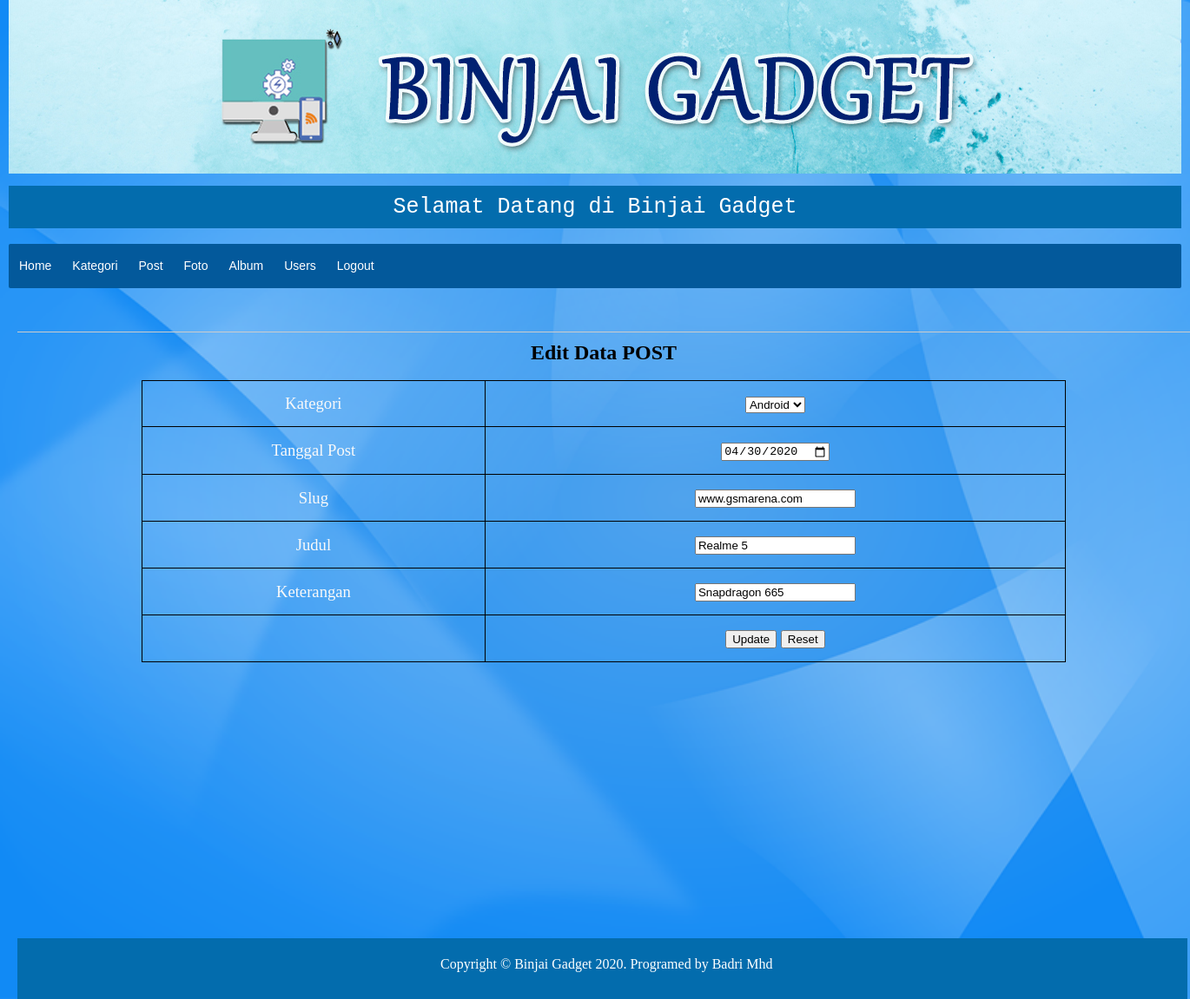
The app's page /dashboard.php?halaman=post_edit&id=1 with its own data.
### tables this page shows
CREATE TABLE `tb_post` (
  `post_id` int(11) NOT NULL,
  `cat_id` int(11) DEFAULT NULL,
  `post_date` date NOT NULL,
  `post_slug` varchar(25) NOT NULL,
  `post_title` varchar(100) NOT NULL,
  `post_text` text NOT NULL
);

### dashboard.php (called while the page is built, shortened)
<?php
require_once "layout/dashboard.php";

### app/Controller.php (called while the page is built, shortened)
<?php
class Controller{
	public function __construct() {
		try {
			$this->db = new PDO("mysql:host=localhost;dbname=sigadget", "root", "");
		} catch (Exception $e) {
			die("error! " . $e->getMessage());
		}
  	}
}

### app/Kategori.php (called while the page is built, shortened)
<?php
class Kategori extends Controller{
	public function tampil()
	{
		$sql= "SELECT * FROM tb_category";
		$stmt= $this->db->prepare($sql);
		$stmt->execute();
		$data = [];
		while ($rows = $stmt->fetch()){
			$data[] = $rows;
		}
		return $data;
	}
}
 ?>

### app/Post.php (called while the page is built, shortened)
<?php
class Post extends Controller{
	public function edit($id)
	{
		$sql = "SELECT * FROM tb_post WHERE post_id=:post_id";
		$stmt= $this->db->prepare($sql);
		$stmt->bindParam(":post_id", $id);
		$stmt->execute();
		$row = $stmt->fetch();
		return $row;
	}
}
 ?>

### post_edit.php (the view, shortened to what this page needs)
<?php
$id = $_GET['id'];
$post = new app\Post();
$rows = $post->edit($id);
$kategori = new app\Kategori();
$rowKategori = $kategori->tampil();
?>
<html>
<link rel="stylesheet"href="layout/assets/css/style.css">
<head>
</head>
<body>
	<div class="utama">
	<div class="isi">
		<h2 align="center">Edit Data POST</h2>
		<br>
		<form action="post_proses.php" method="POST">
		<table>
			<tr>
			<td>Kategori</td>
			<td>
				<select name="cat_id">
            		<?php foreach($rowKategori as $row) { ?>
            			<option value="<?php echo $row['cat_id'] ?>"><?php echo $row['cat_name'] ?></option>
            		<?php } ?>
          		</select>
			</td>
			</tr>
		    <tr>
				<td>Tanggal Post</td>
				<td><input type="date" name="post_date" value="<?php echo $rows['post_date']; ?>"></td>
			</tr>
			<tr>
				<td>Slug</td>
				<td><input type="text" name="post_slug" value="<?php echo $rows['post_slug']; ?>"></td>
			</tr>
			<tr>
				<td>Judul</td>
				<td><input type="text" name="post_title" value="<?php echo $rows['post_title']; ?>"></td>
			</tr>
			<tr>
			<td>Keterangan</td>
			<td><input type="textarea" name="post_ket" required=""  value="<?php echo $rows['post_text']; ?>"></td>
		    </tr>
		<tr>
			<td>
			</td>
			<td>
				<input type="submit" name="edit" value="Update">
				<input type="reset" name="" value="Reset">
			</td>
		</tr>
		 </table>
		</form>
		</div>
<br>
</body>
</html>

### layout/assets/css/style.css (style rules this page uses)
* { margin: 0px auto; }
html,body { height: 100%; }
.utama { width: 1350px; min-height: 100%; margin: auto; position: relative; }
.isi { margin-top: 20px; padding-left: 10px; border-top: 1px solid #ccc; border-collapse: collapse; color: black; padding: 10px; position : relative; padding-bottom :60px; }
table { border: 1px solid black; border-collapse: collapse; background-color: transparent; padding: 15px; color: #f9f9f9; font-style: initial ; font-size: 14pt; width: 80%; text-align: center; }
table td { border: 1px solid black; padding: 15px; }
body { ; background-image: url('../images/bg.png'); background-size: cover; background-attachment: fixed; background-repeat: no-repeat; }

### records on screen
tb_post: post_date "04/30/2020", post_slug "www.gsmarena.com", post_title "Realme 5", post_ket "Snapdragon 665"

### other values on screen
form field cat_id "Android"
